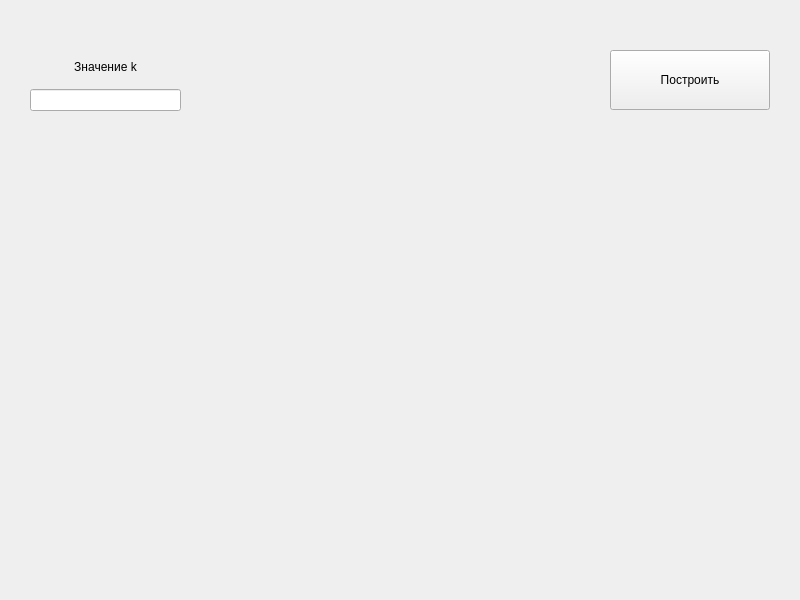
<?xml version="1.0" encoding="UTF-8"?>
<ui version="4.0">
 <class>hyperravno</class>
 <widget class="QWidget" name="hyperravno">
  <property name="geometry">
   <rect>
    <x>0</x>
    <y>0</y>
    <width>800</width>
    <height>600</height>
   </rect>
  </property>
  <property name="windowTitle">
   <string>Form</string>
  </property>
  <widget class="QCustomPlot" name="widget" native="true">
   <property name="geometry">
    <rect>
     <x>30</x>
     <y>130</y>
     <width>750</width>
     <height>450</height>
    </rect>
   </property>
  </widget>
  <widget class="QPushButton" name="pushButton">
   <property name="geometry">
    <rect>
     <x>610</x>
     <y>50</y>
     <width>160</width>
     <height>60</height>
    </rect>
   </property>
   <property name="text">
    <string>Построить</string>
   </property>
  </widget>
  <widget class="QLabel" name="label">
   <property name="geometry">
    <rect>
     <x>370</x>
     <y>10</y>
     <width>58</width>
     <height>49</height>
    </rect>
   </property>
   <property name="text">
    <string/>
   </property>
   <property name="pixmap">
    <pixmap>../../kursachFoto/HypRavnoboch.jpg</pixmap>
   </property>
  </widget>
  <widget class="QLabel" name="label_3">
   <property name="geometry">
    <rect>
     <x>0</x>
     <y>0</y>
     <width>801</width>
     <height>601</height>
    </rect>
   </property>
   <property name="text">
    <string/>
   </property>
   <property name="pixmap">
    <pixmap>../../kursachFoto/fon.png</pixmap>
   </property>
  </widget>
  <widget class="QWidget" name="layoutWidget">
   <property name="geometry">
    <rect>
     <x>30</x>
     <y>50</y>
     <width>151</width>
     <height>61</height>
    </rect>
   </property>
   <layout class="QVBoxLayout" name="verticalLayout">
    <item>
     <widget class="QLabel" name="label_2">
      <property name="text">
       <string>Значение k</string>
      </property>
      <property name="alignment">
       <set>Qt::AlignCenter</set>
      </property>
     </widget>
    </item>
    <item>
     <widget class="QLineEdit" name="lineEdit"/>
    </item>
   </layout>
  </widget>
  <zorder>label_3</zorder>
  <zorder>widget</zorder>
  <zorder>pushButton</zorder>
  <zorder>label</zorder>
  <zorder>label_2</zorder>
  <zorder>lineEdit</zorder>
  <zorder>layoutWidget</zorder>
 </widget>
 <customwidgets>
  <customwidget>
   <class>QCustomPlot</class>
   <extends>QWidget</extends>
   <header>qcustomplot.h</header>
   <container>1</container>
  </customwidget>
 </customwidgets>
 <resources/>
 <connections/>
</ui>
